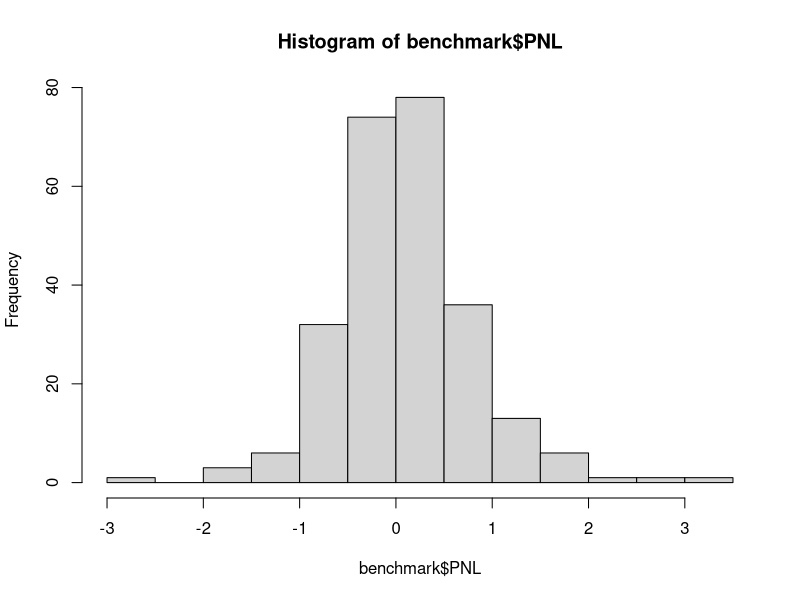
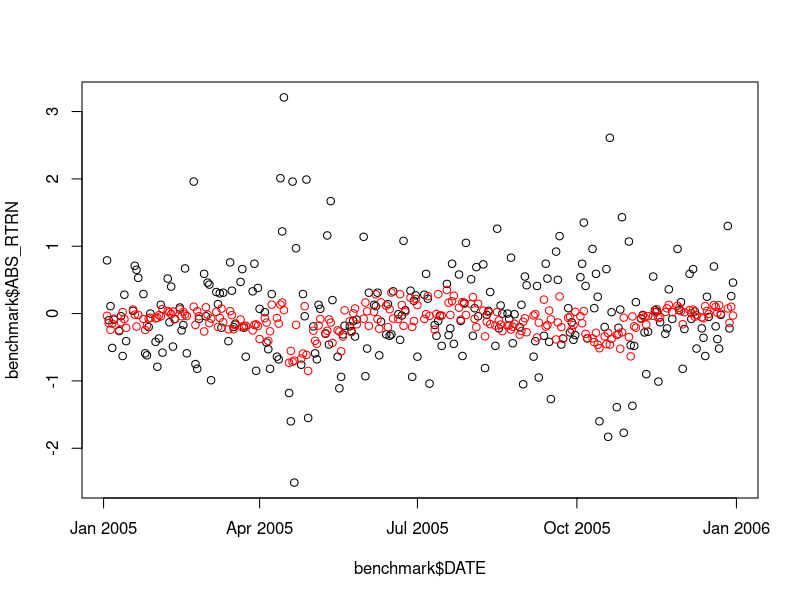

The R script that drew these images, in order:
library(tseries) 
library(forecast) 
library(dplyr)
library(psych)
ds = read.csv("VIX.csv") 
step =  3
stop = 20
start <- as.Date("01-01-05",format="%d-%m-%y")
end   <- as.Date("31-12-05",format="%d-%m-%y")
hedged_pnl <- function(x) { 
  if (as.numeric(x[2])>0) { # up
    if (as.numeric(x[3])>0){ # correct buy signal or stop loss
      return (ifelse(abs(as.numeric(x[5]))<stop,abs(as.numeric(x[2])),-1*stop))
    } else {
      return (ifelse(abs(as.numeric(x[4]))<stop,-1*abs(as.numeric(x[2])),-1*stop))
    }
  } else { # down
    if (as.numeric(x[3])<0){ # correct sell signal or stop loss
      return (ifelse(abs(as.numeric(x[4]))<stop,abs(as.numeric(x[2])),-1*stop))
    } else {
      return (ifelse(abs(as.numeric(x[5]))<stop,-1*abs(as.numeric(x[2])),-1*stop))
    }
  }
}
pnl <- function(x) {
  if(as.numeric(x[2])*as.numeric(x[3])>0) 
    return (abs(as.numeric(x[2])))
  else 
    return(-1*abs(as.numeric(x[2])))
}
indexesdt = as.matrix(ds[,c("Close")])
returns = data.frame(DATE= as.Date(ds[-1,]$Date),
                     ABS_RTRN=diff(ds$Close), PREDICTED=diff(ds$Close),
                     HIGH_RTRN=as.numeric(ds[-1,]$High-ds[-nrow(ds),]$Close),
                     LOW_RTRN=as.numeric(ds[-1,]$Low-ds[-nrow(ds),]$Close))

benchmark <- data.frame(returns) %>%
  filter(DATE < end + step)  %>%
  filter(DATE >= start) 

for(count in 1:nrow(benchmark)) {
  if (count == 1 || count %% step == 1) {
    print(count)
    train = data.frame(returns) %>%
      filter(DATE < benchmark[count,]$DATE)  %>%
      filter(DATE > benchmark[count,]$DATE - 355*2) # 2 years is enough
    test = data.frame(returns) %>%
      filter(DATE >= benchmark[count,]$DATE) %>%
      top_n(n=-1*step,wt=DATE)
    fit = arima(train$ABS_RTRN, order=c(4,0,3)) # take bic
    forecasts = predict(fit, step) 
    for(i in 1:step){
      if((count+i-1) <= nrow(benchmark))
        benchmark[count+i-1,]$PREDICTED <- forecasts$pred[i]
    }
  }
}
benchmark$PNL <- apply(benchmark, 1, FUN = pnl)
benchmark$H_PNL <- apply(benchmark, 1, FUN = hedged_pnl)

count(benchmark%>%filter(ABS_RTRN*PREDICTED > 0)) # winner over looser
count(benchmark%>%filter(ABS_RTRN*PREDICTED <= 0)) # winner over looser
sum(benchmark %>% filter(PNL != H_PNL) %>% select(PNL)) # where hedge helped
sum(benchmark %>% filter(PNL != H_PNL) %>% select(H_PNL)) # where hedge helped

hist(benchmark$PNL)
plot(benchmark$DATE, benchmark$ABS_RTRN)
lines(benchmark$DATE,benchmark$PREDICTED, col="red", type="p") 
summary(benchmark$PNL)
sum(benchmark$PNL)
sum(benchmark$H_PNL)
sum(benchmark$ABS_RTRN)